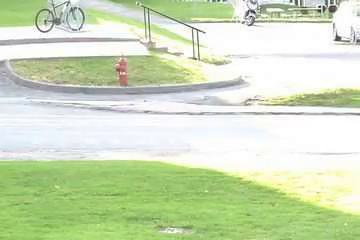
#> input picture 1.png, 360 x 240 px; the run also reads 1 picture not shown here
$ python atelier2.py
#> lines starting #> are read from the running program, lines starting #| are printed output that depends on the picture
# -*- coding: utf-8 -*-
"""
Created on Fri May 24 16:11:15 2019

@author:  EL KHOU Mohammed

Atelier2:
•En utilisant une vidéo enregistrée sur le disque dur ou capture à partir d’une web Cam.
    Réaliser une segmentation avant-plan/arrière-plan en utilisant:
•La différence d’images
•La dérivation temporelle
•La moyenne mobile (Movingaverage)
•La moyenne glissante (Running Average)
•Le filtre Médian
"""
import cv2
cv2.__version__

video = cv2.VideoCapture('1.mp4')

background = cv2.imread('1.png',0)
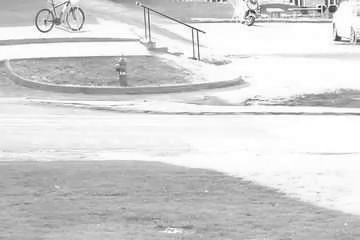
#> background: shape (240, 360); min 29, max 255, mean 213.1

while True:
    _,img = video.read()
    img = cv2.cvtColor(img, cv2.COLOR_BGR2GRAY)
#> img: shape (240, 360)
#    mask = abs(img - background)
    mask = cv2.absdiff(img, background)
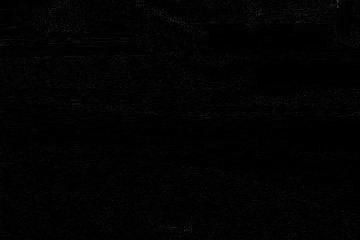
#> mask: shape (240, 360); min 0, max 56, mean 2.4
    cv2.imshow("La différence d’images", mask)

    # tab 'ESC'
    key = cv2.waitKey(20)
#> (key Esc is pressed here)
    if key == 27: # hadi hiyya Esc
        video.release()
        cv2.destroyAllWindows()
        break
